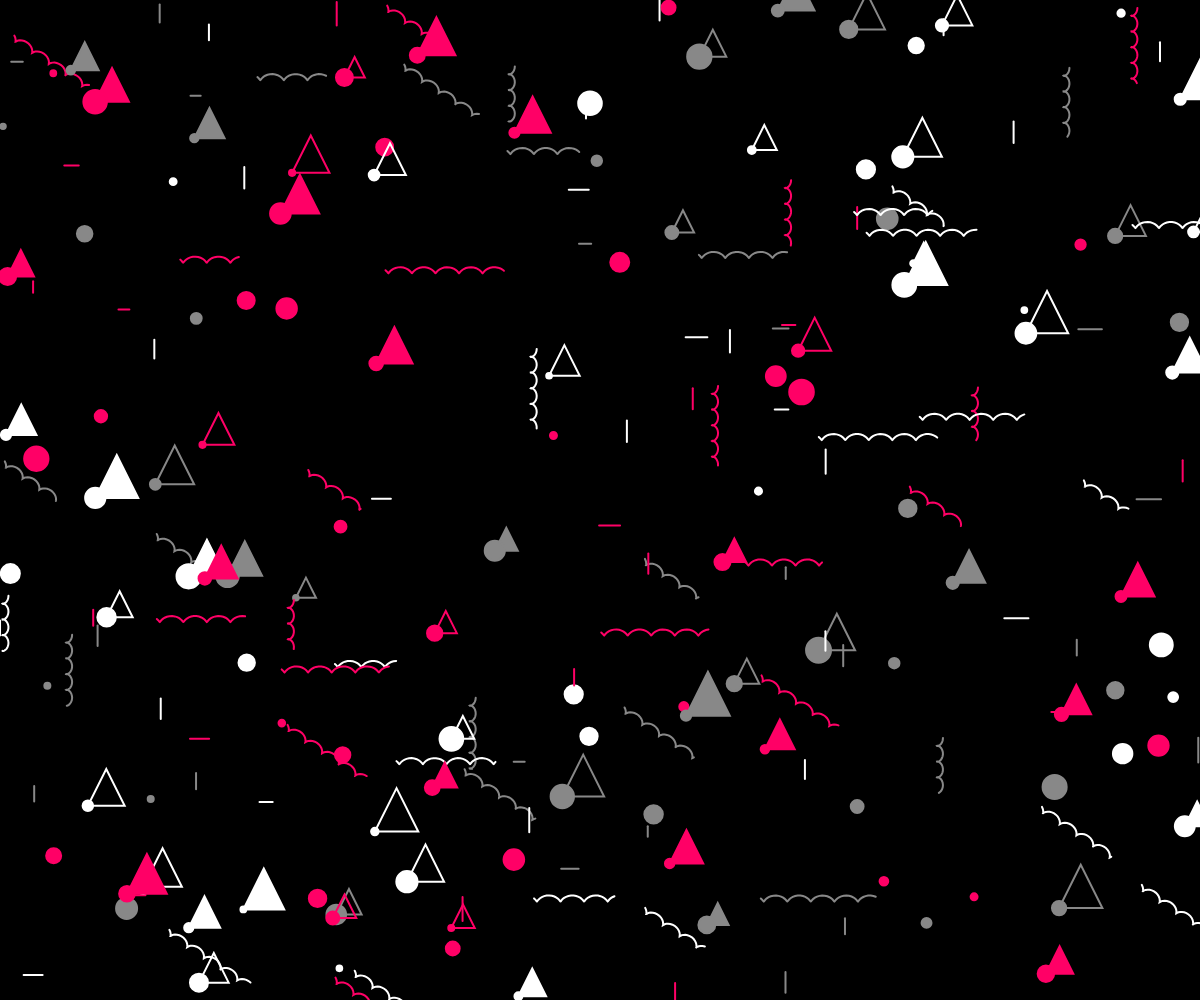
Frame 1 (no input)
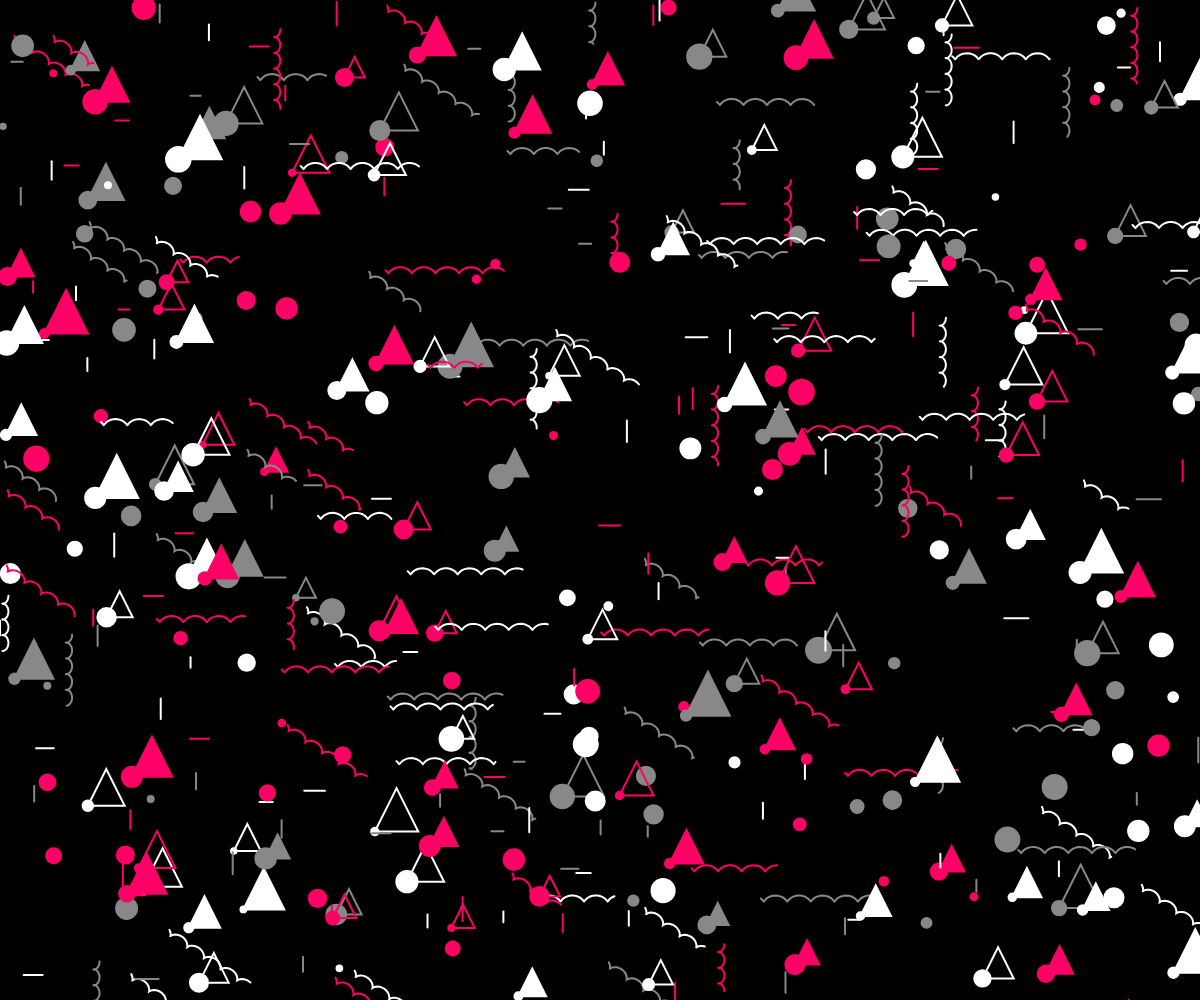
Frame 2 (the mouse pressed at the canvas centre, redrawn once)

The p5.js sketch that drew these frames (run headless with seeded random() and noise() and a simulated clock; the mouse was pressed at the canvas centre and the sketch redrawn once):

// p5.js sketch
// ── sketch.js
function setup() {
  createCanvas(windowWidth, windowHeight); 
  background(0); 
  noLoop();
}

function draw() {
  // Define colors
  let colors = ["#ffffff", "#ff0066", "#888888"]; // White, pink, gray
  
let w = (windowWidth + windowHeight)/6.8;
if(windowWidth / windowHeight < 1){
  w = (windowWidth + windowHeight)/15;}
else {
  w = (windowWidth + windowHeight)/8;
  }

  for (let i = 0; i < w; i++) { // Densità di ripartizione
    let x = random(width);
    let y = random(height);
    let glifi = int(random(5));
    let color = random(colors);
    
    fill(color);
    stroke(color);
    
    switch (glifi) {
      case 1: // Triangoli
        let size = random(20, 45);
        if (random(1) > 0.5) {
          noFill();
        }
        triangle(x, y, x + size, y, x + size / 2, y - size);
        
        fill(color); 
        
      case 2: // Cerchio
        let raggio = random(5, 25);
        ellipse(x, y, raggio);
        break;
      case 3: // Linea ondulata
        strokeWeight(2);
        let lunghezza = random(10, 25);
        if (random(1) > 0.5) {
          line(x, y, x + lunghezza, y); // Orizz.
        } else {
          line(x, y, x, y + lunghezza); // Vert
        }
        break;
        
        case 4:
          noFill();
      beginShape();
      //(x + cos(j * 0.3) * 8, y + j * 3);
      // Lunghezza casuale della linea ondulata
      let p = random(40, 80); 
      
      // Creazione angolo per inclinare la linea (PI/2 verticale, PI/4 obliquo 45°)
      let a = random([PI / 2, PI / 4, 0]); // Alterna casualmente tra verticale e obliquo 
      
      for (let j = 0; j < p; j++) {
        // Definisce la forma della linea ondulata (lunghezza, ampiezza dei saltelli, numero saltelli, altezza dei saltezzi)
        let offsetX = cos(a) * j * 1.5 + cos(j * 0.4) * 3;
        let offsetY = sin(a) * j * 1 + sin(j * 0.4) * 3;
        
        // Disegna la linea ondulata con l'angolo specificato
        vertex(x + offsetX, y + offsetY);
      } 
      endShape();
      break;
      }
    }
  }
  function windowResized() {
    resizeCanvas(windowWidth, windowHeight); 
    background(0); // Ripristina il bg
    redraw(); // Ridisegna il tutto il contenuto
  }
